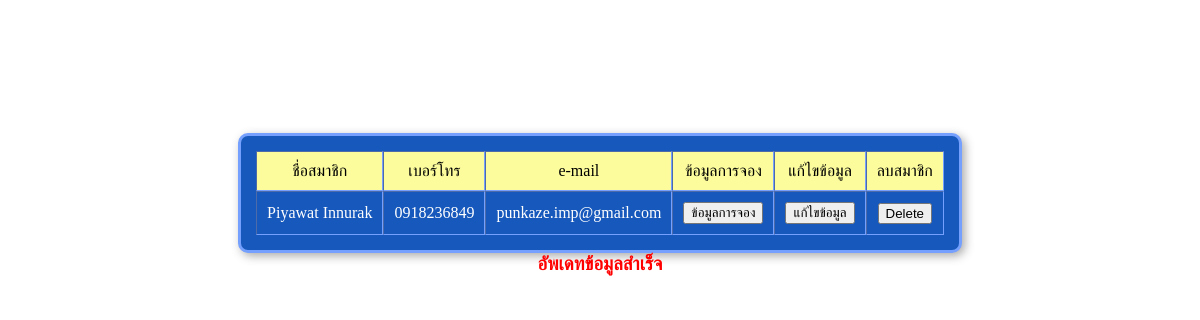
The page /part-admin/admin-fupdateMember.php on the database its author committed.
### tables this page shows
CREATE TABLE `member` (
  `MID` int(11) NOT NULL,
  `Mname` text NOT NULL,
  `Mtel` text NOT NULL,
  `Mmail` text NOT NULL
);

### part-admin/admin.php (the view, shortened to what this page needs)
<!DOCTYPE html>
<html lang="en">
<head>
    <link rel="stylesheet" href="../others/index.css">
</head>
<body>
    <?php
        $connect = mysqli_connect("localhost","root","","sport");
        $sql = 'select * from member ORDER BY Mname ASC';
        $result = mysqli_query($connect,$sql);
        $numrows = mysqli_num_rows($result);
        if (!$result) {
            echo mysqli_error().'<br>';
            die('Can not access database!');
        } else {
            if ($numrows > 0) {
                echo '<h1>Admin Page</h1>';
                echo '<table border="1" cellpading="0" cellspacing="0"><tr id="tHead">';
                echo '<td>ชื่อสมาชิก</td>';
                echo '<td>เบอร์โทร</td>';
                echo '<td>e-mail</td>';
                echo '<td>ข้อมูลการจอง</td>';
                echo '<td>แก้ไขข้อมูล</td>';
                echo '<td>ลบสมาชิก</td>';
                echo '</tr>';
                    while ($row = mysqli_fetch_array($result)) {
                        echo '<tr>';
                        echo '<td>'.$row['Mname'].'</td>';
                        echo '<td>'.$row['Mtel'].'</td>';
                        echo '<td>'.$row['Mmail'].'</td>';
                        echo '<td align="center">
                                <form name="bDetail'.$row['MID'].'" method="post" action="admin-bookingdetail.php">
                                    <input type="submit" value="ข้อมูลการจอง">
                                    <input type="hidden" name="mID" value="'.$row['MID'].'">
                                    <input type="hidden" name="Mname" value="'.$row['Mname'].'">
                                </form>
                            </td>';
                        echo '<td align="center">
                                <form name="mUpdate'.$row['MID'].'" method="post" action="admin-updateMember.php">
                                    <input type="submit" value="แก้ไขข้อมูล">
                                    <input type="hidden" name="mID" value="'.$row['MID'].'">
                                    <input type="hidden" name="Mname" value="'.$row['Mname'].'">
                                </form>
                            </td>';
                        echo '<td align="center">
                                <form name="mDelete'.$row['MID'].'" method="post" action="admin-deleteMember.php">
                                    <input type="submit" value="Delete">
                                    <input type="hidden" name="mID" value="'.$row['MID'].'">
                                </form>
                            </td>';
                        echo '</tr>';
                    }
                echo '</table>';
            } else {
                echo '<table><tr><td>คุณไม่เคยมีประวัติการจอง</td></tr></table>';
            }
        }
    ?>
</body>
</html>

### others/index.css (style rules this page uses)
body { background-image: url("image/tennis-bg.jpeg"); }
table { margin: auto; margin-top: 2rem; padding: 15px; border-style: solid; border-width: medium; border-color: rgb(117, 160, 253); background-color: rgb(22, 88, 187); box-shadow: 3px 3px 10px #49494977; border-radius: 10px; color: white; }
td { padding: 10px; }
h1 { color: white; margin-top: 4rem; text-align: center; }
#tHead { background-color: rgb(252, 252, 157); color: black; text-align: center; }

### rows shown on the page
member: Mname "Piyawat Innurak", Mtel "0918236849", Mmail "punkaze.imp@gmail.com"
